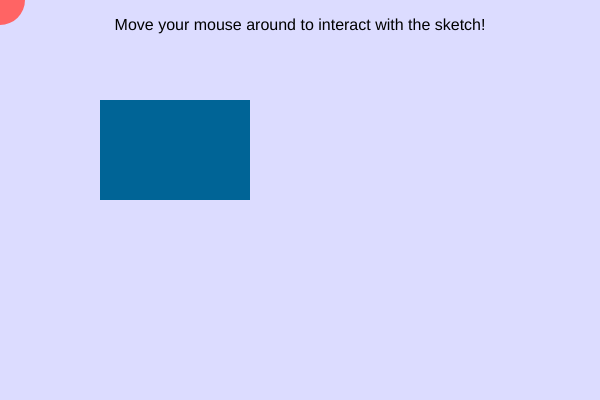
Frame 1 (no input)
Frame 60 (no input): identical to frame 1, image omitted
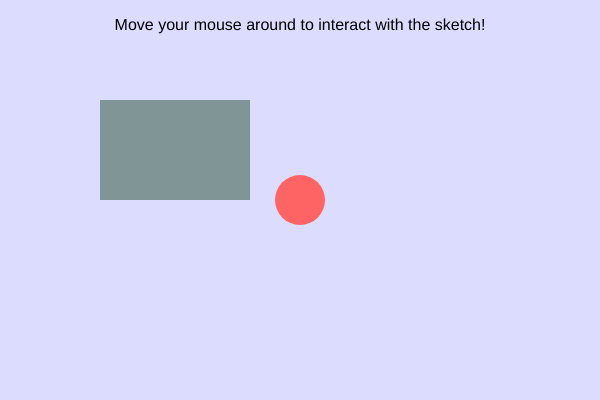
Frame 120 (the mouse pressed at the canvas centre since frame 60)

The p5.js sketch that drew these frames (run headless with seeded random() and noise() and a simulated clock; from frame 60 on, the mouse is pressed at the canvas centre):

// p5.js sketch
// ── sketch.js
// Basic p5.js sketch
function setup() {
    // Create a canvas 600x400 pixels
    createCanvas(600, 400);
    // Set the frame rate
    frameRate(30);
}

function draw() {
    // Set background color
    background(220, 220, 255);
    
    // Draw a moving circle that follows the mouse
    fill(255, 100, 100);
    noStroke();
    ellipse(mouseX, mouseY, 50, 50);
    
    // Draw a rectangle that changes color based on mouse position
    fill(map(mouseX, 0, width, 0, 255), map(mouseY, 0, height, 100, 200), 150);
    rect(100, 100, 150, 100);
    
    // Display instructions
    fill(0);
    textSize(16);
    textAlign(CENTER);
    text("Move your mouse around to interact with the sketch!", width/2, 30);
}
